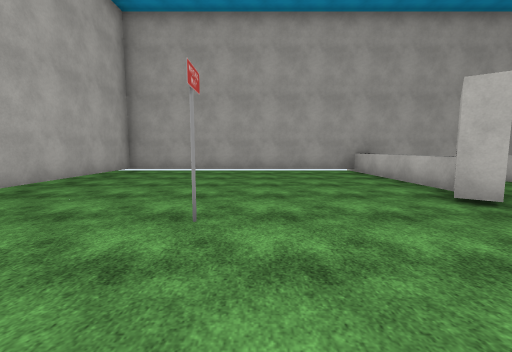
[1] (above)

16 first-person views from a walk through a 3-D level made in the Unity game engine. The camera is 1.5 m above the floor, tilts 6° down and sees 90° across. The floor is counted in squares, 2 m on a side. Each view is taken from the middle of a square. On the plan, view 1 faces up. The plan holds only what a view shows up to about 9 squares ahead; the rest is blank. The place goes on beyond the plan. The player is left out. Some animated figures are left out. Some surface patterns are stand-ins.

[2]
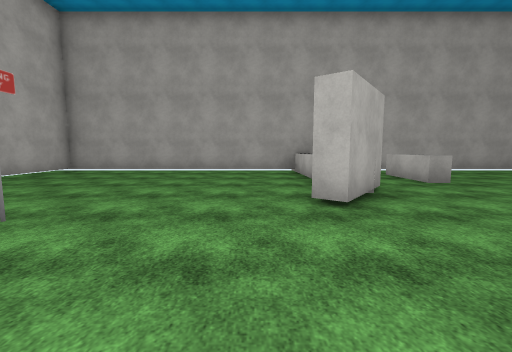

[3]
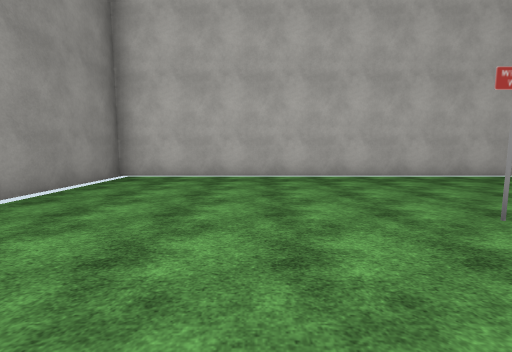

[4]
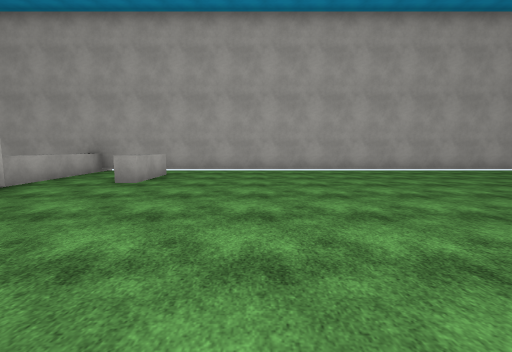

[5]
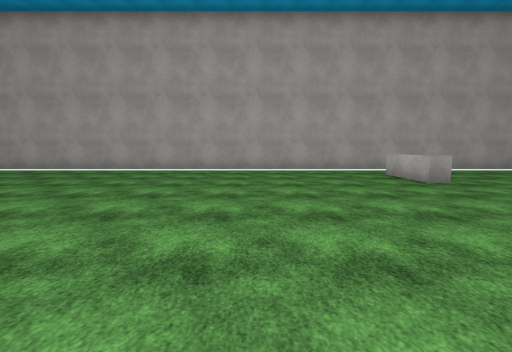

[6]
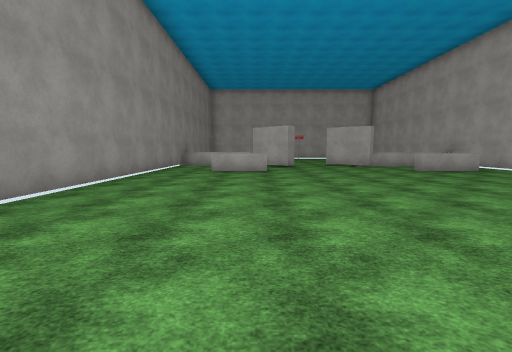

[7]
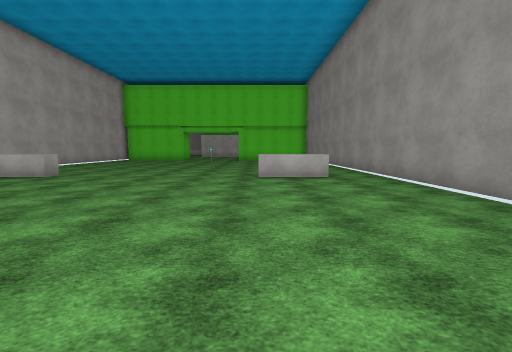

[8]
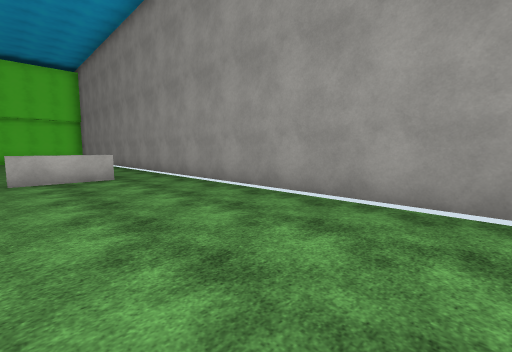

[9]
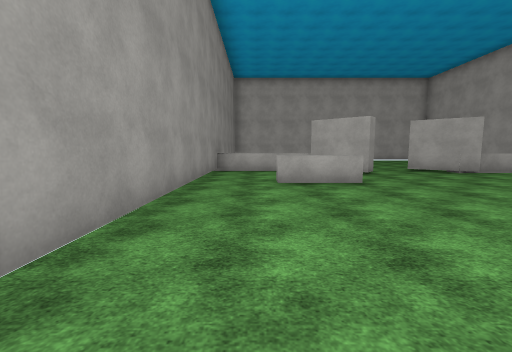

[10]
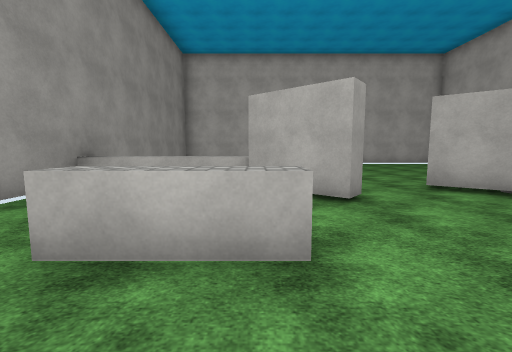

[11]
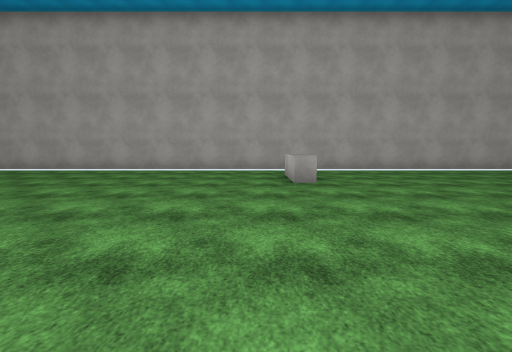

[12]
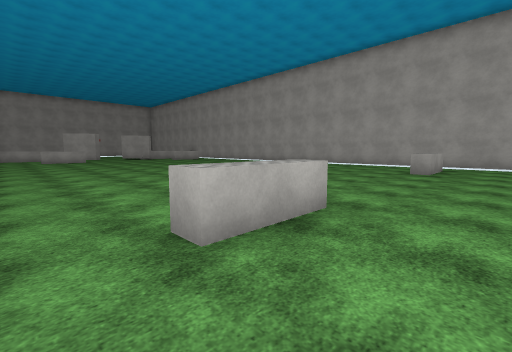

[13]
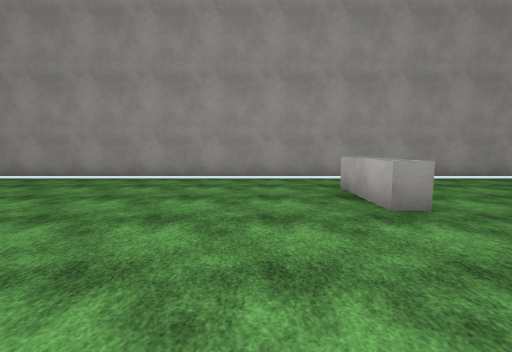

[14]
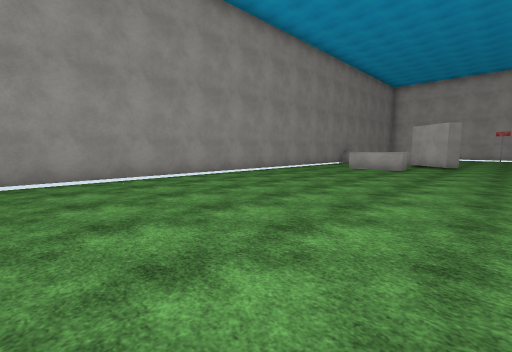

[15]
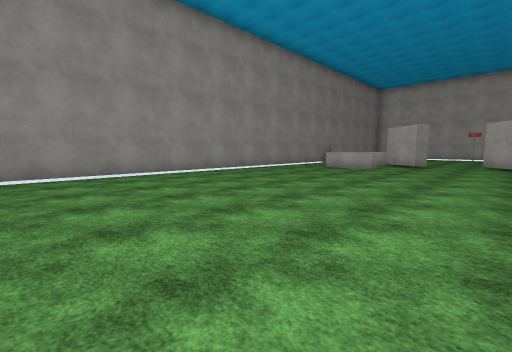

[16]
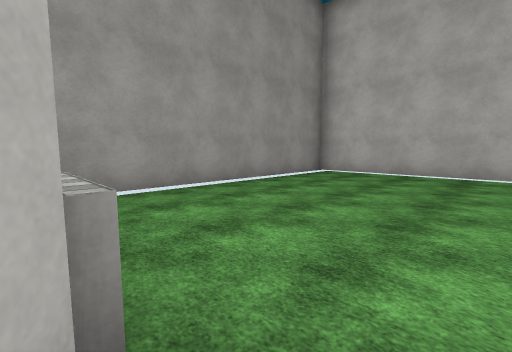

### Floor plan
Key: @ floor where view 1 was taken; # wall or solid block; . floor; ^ raised ledge; S sign.
Columns run from 5 left of view 1 to 27 right of it. Each row starts with its distance up from view 1.
  9 #########^#######################
  8 #........^.......................
  7 #........^.^..............^......
  6 #........^.^..............^.....
  5 #........#.....................
  4 #.......##....................
  3 #...S........................
  2 #..............................
  1 #........#.....................
  0 #....@..## ^..............^.....
 -1 #.......^. ^..............^......
 -2 #.......^.................^......
 -3 #.......^........................
 -4 #################################

Positions as (right, up) in squares from view 1, and headings:
1: (0, 0), facing up
2: (2, 0), facing up
3: (2, 0), facing left
4: (9, 0), facing up
5: (17, 0), facing up
6: (15, 0), facing left
7: (14, 0), facing right
8: (14, 0), facing down-right
9: (12, -2), facing left
10: (8, 0), facing left
11: (20, 0), facing up
12: (23, -3), facing up-left
13: (23, 3), facing down
14: (16, 3), facing down-left
15: (16, 4), facing down-left
16: (3, 1), facing down-left
